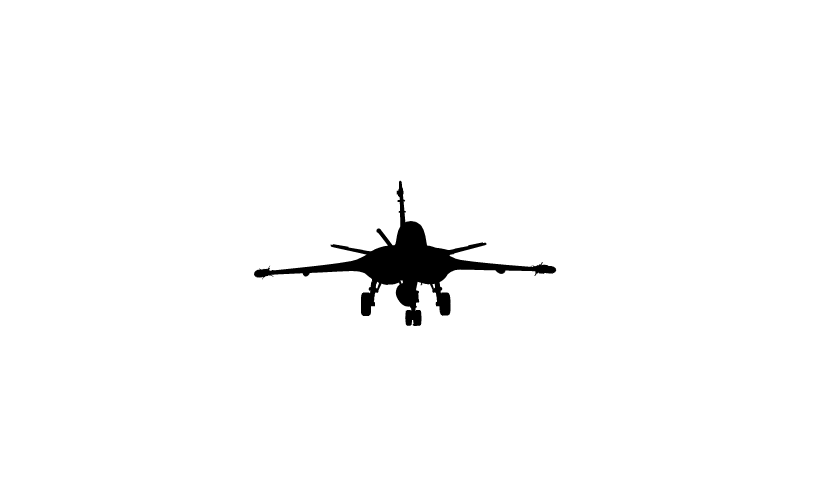
#> input picture FullDB/Planes/Dassault Rafale/Front/front04.jpg, 1633 x 968 px, found by its file name (shown at 1/2 size); its folder holds only this picture in this run
$ python DescriptorSaver.py   (older library calls are emulated)
#> lines starting #> are read from the running program, lines starting #| are printed output that depends on the picture; after the words box and inside, x2 and y2 are one past the last pixel; in counts of white or black regions, pixels touching at a corner belong together; long printed decimals are rounded
### functions.py
import cv2
from numpy import fft


def largest_cont(conts):
    cont_ind = 0
    largest_area = 0

    if len(conts) > 0:
        i = 0
        for cnt in conts:
            area = cv2.contourArea(cnt)
            if area > largest_area:
                largest_area = area
                cont_ind = i
            i += 1
    return cont_ind


def fourier_dsc(conts, cont_ind):
    # fdf = []

    pixels = len(conts[cont_ind])

    """for i in range(0, pixels):
        fdf.append(0)

        for j in range(0, pixels):
            fdf[i] += (conts[cont_ind][j][0][0] + 1j * conts[cont_ind][j][0][1]) * \
                      cmath.exp(-1j * ((2 * math.pi) / pixels) * (i * j))

            '''fdf[i] += (conts[0][j][0][0] + 1j * conts[0][j][0][1]) * (math.cos((2 * math.pi * i * j) / pixels) -
                                                                      1j * math.sin((2 * math.pi * i * j) / pixels))'''

        fdf[i] /= pixels"""

    coord = []
    for i in range(0, pixels):
        coord.append(conts[cont_ind][i][0][0] + 1j * conts[cont_ind][i][0][1])

    fdf = fft.fftn(coord)

    # print('Fourier Descriptors:', len(fdf), '\n', fdf)

    return fdf


def granlundf(fds, koefs):
    dpq = {}
    tekst = ''
    m = len(fds)

    for koef in koefs:

        p = koef[0]
        q = koef[1]

        spremi = ((fds[p+1] ** q) * (fds[m + 1 - q] ** p)) / (fds[1] ** (p + q))
        if abs(spremi) < (10 ** (-25)):
            spremi = 0
        dpq[str(koef)] = spremi

        tekst += "*(" + str(p) + "," + str(q) + ")" + "->" + str(abs(spremi)) + "\n"
        print("(", p, ",", q, ")", "GFD: ", abs(spremi))

    # print('Granlund:\n', dpq)

    return dpq, tekst


def calc(im_path, koefs, scale):

#> called with scale = 1
    im = cv2.imread(im_path)
#> im is the input picture: shape (968, 1633, 3); min 0, max 255, mean 250.3

    height, width, channels = im.shape
#> height = 968; width = 1633; channels = 3

    im = cv2.resize(im, (int(width * scale), int(height * scale)))

    im = cv2.blur(im, (3, 3))

    imgray = cv2.cvtColor(im, cv2.COLOR_BGR2GRAY)
    imgray = ~imgray
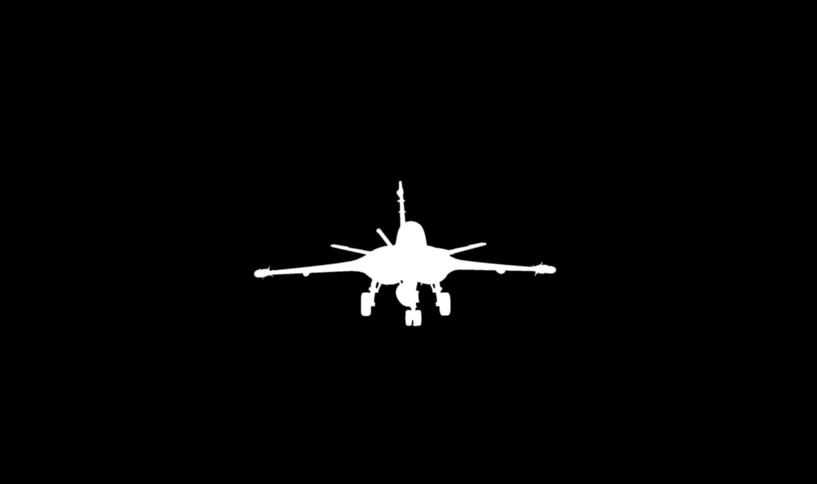
#> imgray: shape (968, 1633) (shown at 1/2 size); min 0, max 255, mean 4.7
    ret, thresh = cv2.threshold(imgray, 170, 255, cv2.THRESH_BINARY)
#> thresh: shape (968, 1633); 1.7% white; 1 white region

    im2, contours, hierarchy = cv2.findContours(thresh, cv2.RETR_TREE, cv2.CHAIN_APPROX_NONE)
#> contours = 4 contours; box (x1, y1, x2, y2) and area: (509, 362, 1112, 651) 26349, (750, 563, 759, 578) 78, (864, 566, 872, 578) 52, (800, 559, 807, 568) 36

    # print('Number of contours #1:', len(contours))

    '''cv2.drawContours(im, contours, -1, (0, 0, 255), 2)
    cv2.namedWindow('Display', cv2.WINDOW_NORMAL)
    cv2.imshow('Display', im)
    cv2.waitKey()'''

    fd = fourier_dsc(contours, largest_cont(contours))
#> the loop in largest_cont, `for cnt in conts:` made 4 passes
#> (area, largest_area, cont_ind) on pass 1: (26349, 26349, 0)
#> area on passes 2 to 4: 52, 78, 35.5
#> after the loop in largest_cont, `for cnt in conts:`: cont_ind = 0; i = 4; largest_area = 26349
#> in fourier_dsc, `pixels = len(conts[cont_ind])`: pixels = 2322
#> after the loop in fourier_dsc, `for i in range(0, pixels):`: coord = 2322 items

    dpq, gdf = granlundf(fd, koefs)
#> in granlundf, `m = len(fds)`: m = 2322
#> the loop in granlundf, `for koef in koefs: ` made 23 passes
#| ( 1 , 2 ) GFD:  0.005409
#| ( 1 , 3 ) GFD:  1.0848666926535306e-05
#| ( 1 , 4 ) GFD:  1.3305758957458345e-06
#| ( 2 , 2 ) GFD:  2.147
#| ( 2 , 3 ) GFD:  0.00234
#| ( 3 , 2 ) GFD:  0.009894
#| ( 3 , 3 ) GFD:  1.9964505231318638e-08
#| ( 4 , 2 ) GFD:  0.8548
#> (further printed lines are left out)
#> after the loop in granlundf, `for koef in koefs:`: dpq = 23 items
#> dpq = 23 items

    # crtanje

    '''window = pyglet.window.Window(width=int(width), height=int(height))

    x = 0

    cont_id = largest_cont(contours)
    pixels_n = len(contours[cont_id])

    def update(dt):
        nonlocal x
        nonlocal pixels_n
        if x < pixels_n - 1:
            x += 1

    pyglet.clock.schedule_interval(update, 1 / 60)

    @window.event
    def on_draw():
        nonlocal height
        nonlocal cont_id

        pyglet.graphics.draw(1, pyglet.gl.GL_POINTS, ('v2i', (contours[cont_id][x][0][0],
                                                              height - contours[cont_id][x][0][1])))

    pyglet.app.run()'''

    return gdf

### DescriptorSaver.py
import functions
from os import listdir
import os


koefs = [[1, 2], [1, 3], [1, 4], [2, 2], [2, 3], [3, 2], [3, 3], [4, 2], [4, 3], [5, 2], [5, 3], [6, 2],
         [6, 3], [7, 2], [7, 3], [10, 2], [12, 2], [14, 2], [16, 2], [17, 2], [19, 2], [22, 2], [31, 2]]

scale = 1.0

input_path = "E:\Faks\Zavrsni\FullDB\Planes\\"
output_path = "E:\Faks\Zavrsni\FullDB\Data\\"

planes = listdir(input_path)


for plane in planes:

    cameras = listdir(input_path + plane)

    for camera in cameras:

        files = listdir(input_path + plane + "\\" + camera)

        skippable = []

        if os.path.isfile(output_path + plane + "\\" + camera + "\\" + "stored.txt"):
            with open(output_path + plane + "\\" + camera + "\\" + "stored.txt", "r") as stored:
                for line in stored:
                    skippable.append(line.strip())

        for file in files:

            if "#" + file + " [" + str(scale) + ']' in skippable:

                continue

            else:
                with open(output_path + plane + "\\" + camera + "\\" + "stored.txt", "a+") as stored:
                    stored.write("#" + file + " [" + str(scale) + ']\n')

                view = input_path + plane + "\\" + camera + "\\" + file

                gdf = functions.calc(view, koefs, scale)

                output = "#" + file.split(".")[0] + " [" + str(scale) + "]\n" + gdf + "\n"

                with open(output_path + plane + "\\" + camera + "\\" + "coefficients.txt", "a+") as f:
                    f.write(output)

            print("Entered: " + plane + " " + file)


print(planes)
